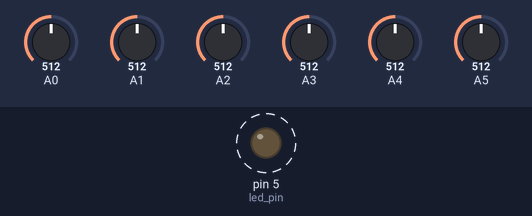
The sketch below on a simulated Arduino Uno, built with avr-gcc and run on an emulated ATmega328P. Shown: output pins drawn as LEDs (lit = HIGH). Dashed ring = blinking. The inputs (shaded band) are chosen by the test bench; at power-on: A0 = 512, A1 = 512, A2 = 512, A3 = 512, A4 = 512, A5 = 512. What the sketch prints to the serial monitor is not drawn.

Above: at 0.2 s.
Timing chart, 0 to 3.0 s (numbered marks = the images above):
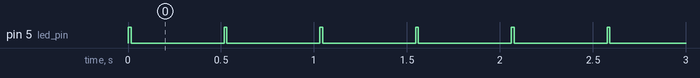

Measured:
- by itself, pin 5 (led_pin): alternates HIGH for 0.01 s and LOW for 0.50 s

The sketch:

adc_test.ino
```cpp
 /*
 * Some example and Test code for running hardware C
 *   on ATmega328
 */

#include "Arduino.h"

#define TRUE     1
#define FALSE    0

#define   SET(port, pin)    port |= (1<<pin)
#define   CLEAR(port, pin)    port &= ~(1<<pin)

#define USE_C    TRUE

#define VREF    5.0

#define led_pin   5
#define adc_pin   0


float get_volt(int adc){
  return ( ( VREF * adc ) / 255 );     }


float get_adc(float v){
  return ( ( v * 255) / VREF );        }


// HW pin D-6
// arduino pin dig 6


/* *** Function declarations          */
void ADC_channel_select( int ch);

void ADC_Setup( );

int ADC_read( int Pin );

void ADC_start_conversion(  );

void ADC_Enable();

void ADC_Disable();

void cereal(String Msg, int Var);

void cereaf(String Msg, float Var);


/*    ***   Setup                */

void setup() {
  //   Vars :
  // led_pin
  // adc_pin

  SET(DDRD, led_pin);   //DDRD |= (1<<led_pin);

  //   -  ADC 1
  ADC_Setup();

  //ADC_channel_select( adc_pin );

  //    - ADC 2
  ADC_Enable();

  Serial.begin(115200);
  Serial.println("Setup complete");
}

/*    ***   Setup                */
void loop() {
  int num;
  float ff;

  // HW C
  //PORTD |= (1<<led_pin);
  //PORTD &= ~(1<<led_pin);
  SET(PORTD, led_pin);
  //CLEAR(PORTD, led_pin);

  //    -  ADC  3
  for( int a=0; a<6; a++) {
    num = ADC_read(a);
    ff = get_volt(num);

    cereal("\n ADC pin ", a);
    cereal(" , val= ", num);
    cereaf(" ~ Volt ", ff  );
  }

  CLEAR(PORTD, led_pin);
  delay(500);
} // Eo loop


/*    ###################  Functions  ################
 *    #
 *    #
 */


// Read ADC from last selected / used ADC pin / channel
int ADC_readpin( ){

  int adc;

  // If not enabled, >> Enable!
  //if( !(ADCSRA & (1<<7) ) )
  //  ADC_Enable();

  // Start conversion
  ADC_start_conversion( );

  // Check ADIF
  // Interrupt Flag,  bit 4
  while( ADCSRA &(1<<6) )
    {           }

  //Serial.println(ADCH);

  adc = ADCH;
  //print_binary(adc);

  return adc;
}

// read ADC channel X
int ADC_read( int Pin ){

  int adc;

  // If not enabled, >> Enable!
  //if( !(ADCSRA & (1<<7) ) )
  //  ADC_Enable();

  // Select correct channel through MUX
  ADC_channel_select( Pin );

  // Start conversion
  ADC_start_conversion( );

  // Check ADIF
  // Interrupt Flag,  bit 4
  while( ADCSRA &(1<<6) )
    {           }

  //Serial.println(ADCH);

  adc = ADCH;
  //print_binary(adc);

  return adc;
}

void ADC_Setup( ){
    /*   AREF :
    *    ADMUX - Pin 0 to 3
    *   7        6
    *   REFS1    REFS0     **********
    *   0        0         AREF - pin
    *   0        1         Vcc  3.3 / 5V
    *   1        1         Internal 1.1V
    */
    // AREF = Vcc   ( 3 / 5 V )
    CLEAR(ADMUX, 6);
    CLEAR(ADMUX, 7);

    /*   Left ADJUST
    *     ADLAR = 1
    *   Puts highest 8 Bits into ADCH
    *   lowest two bits into ADCL
    *     ADLAR = 0
    *   puts lowest 8 bits into ADCL
    */
    //ADMUX |= (1<<5);
    SET(ADMUX, 5);

    /*  Auto Trigger
     *  ADATE
     *  Disable with 0
     */
    CLEAR(ADCSRA, 5);

    /*  Interrupt enable
     *  to disable, clear ADIE
     */
    CLEAR(ADCSRA, 3);

    /* ADC clock prescalar
     *  ADPS 2  1   0
     *       0  0   0   div by 2
     *       0  0   1   div by 2
     *       0  1   0   div by 4
     *       0  1   1   div by 8
     *    MCU = 16MHz
     *    Target frequ between 100 & 200 kHz
     *    >> i Chose 64 =  1 1 0
     *    >> 16 MHz / 64 = 250 kHz
     */
    // >> ADC at 4 MHz
    CLEAR(ADCSRA, 0);
    SET(ADCSRA, 1);
    SET(ADCSRA, 2);

    //ADC_Enable();

} // Eo setup_ADC( )

void ADC_channel_select( int ch){
   /* MUX Channel selection
    *  ADMUX reg,  bits 0 to 3:
    *  MUX 3 2 1 0
    *      0 0 0 0    ADC0
    *      0 0 0 1    ADC1
    *      0 0 1 0    ADC2
    *      ....
    *      1 0 0 0    ADC8
    */

    if(ch & 0x01)
      SET(ADMUX, 0);
    else
      CLEAR(ADMUX, 0);

    if(ch & 0x02)
      SET(ADMUX, 1);
    else
      CLEAR(ADMUX, 1);

    if(ch & 0x04)
      SET(ADMUX, 2);
    else
      CLEAR(ADMUX, 2);

    if(ch & 0x08)
      SET(ADMUX, 3);
    else
      CLEAR(ADMUX, 3);

} // Eo ADC channel select

// Start conversion, for manual or auto-trigger mode
void ADC_start_conversion( ){

  //ADC_channel_select( Pin );

  // Set Start-Conversion-Bit
  // ADSC,   bit 6
  SET(ADCSRA, 6);

}

void ADC_Enable(){
    /*    Enable ADC
     *    set ADEN in reg ADCSRA
     */
    SET(ADCSRA, 7);
}

void ADC_Disable(){
    /*    Disable ADC
     *    clear ADEN in reg ADCSRA
     */
    CLEAR(ADCSRA, 7);
}

// One-line Serial function for debugging
//  prints a string plus integer
void cereal(String Msg, int Var){
  Serial.print(Msg);
  Serial.println(Var);
}


void cereaf(String Msg, float Var){
  Serial.print(Msg);
  Serial.println(Var);
}


void print_binary( int Num){
  for(int i=7; i>=0; i--){
    if( Num & (1<<i) )
      Serial.print('1');
     else
      Serial.print('0');
  }

}
```
